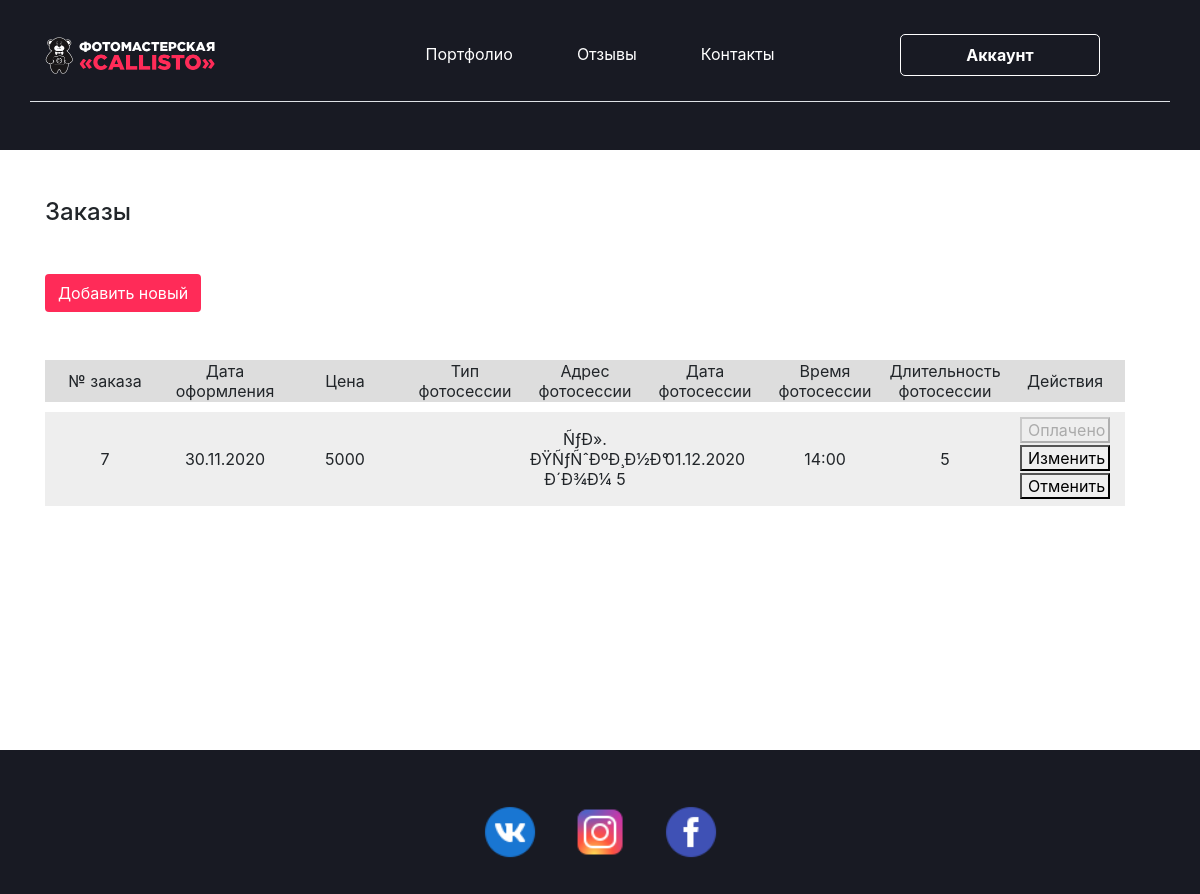
The app's page /orders.php (signed in), older data.
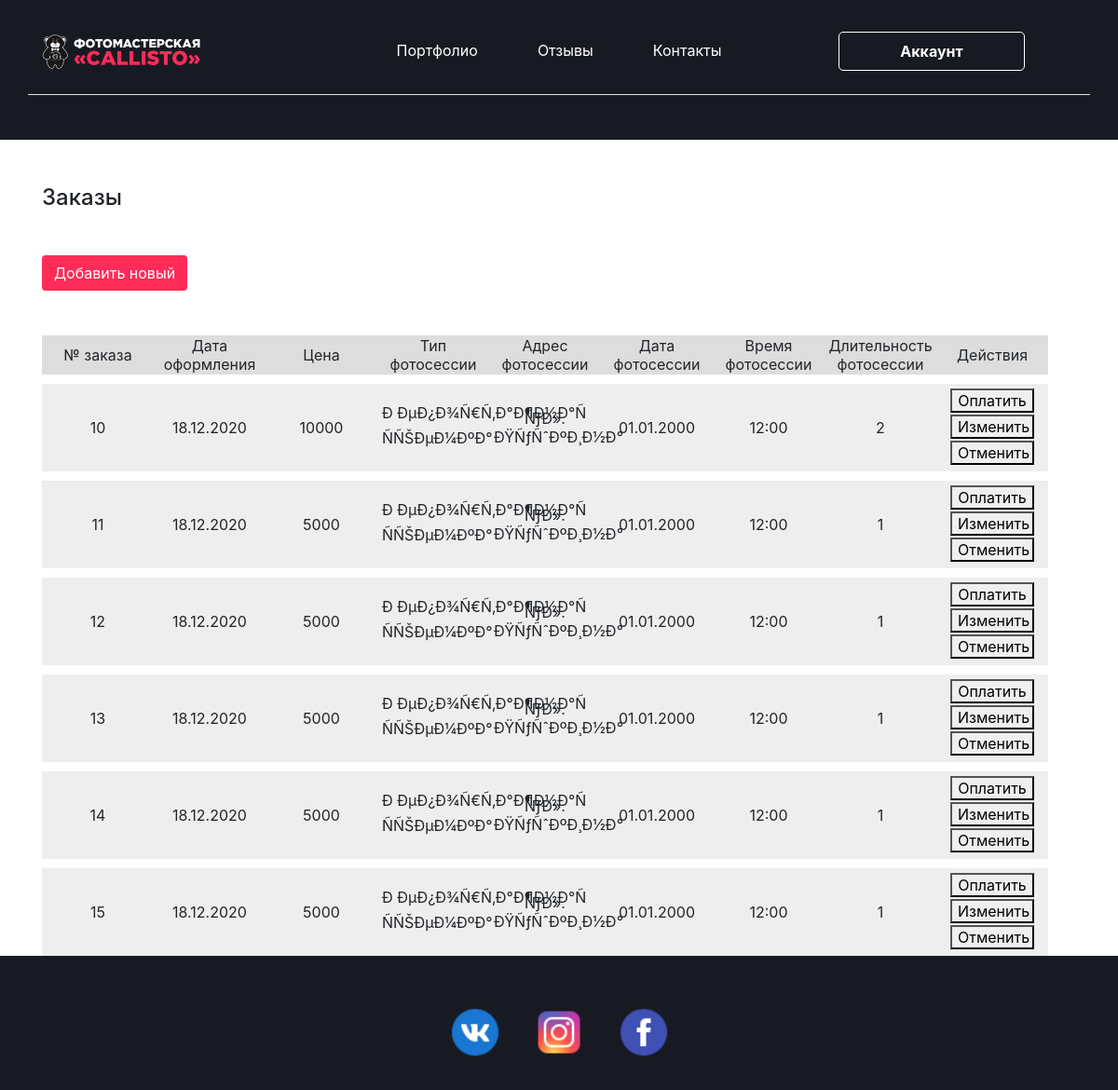
The same page, newer data.
### tables this page shows
CREATE TABLE `orders` (
  `id` int(11) NOT NULL auto_increment,
  `userid` int(11) default NULL,
  `order_date` date default NULL,
  `price` float default NULL,
  `price_paid` tinyint(1) default NULL,
  `photosession_date` date default NULL,
  `photosession_address` tinytext,
  `photosession_time` time default NULL,
  `photosession_timelength` float default NULL,
  `type` tinytext,
  `task_file` tinytext,
  PRIMARY KEY  (`id`)
);

### check.php (called while the page is built, shortened)
<?php
if (isset($_SESSION['id']))
{
    $isLogin = true;
}
else
{
    $isLogin = false;
}
?>

### orders.php (the view, shortened to what this page needs)
<?php
include "header.php";
?>
	<main class="pt-5">
		<div class="container">
			<?php
			if ($isLogin)
			{
				$link = getConnection();
				$query = mysqli_query($link, "SELECT * FROM orders WHERE userid = '".intval($_SESSION['id'])."'");
    			$rows_count = mysqli_num_rows($query);
				function dateToText($date){
					list($year, $month, $day) = explode('-', $date);
					return $day . "." . $month . "." . $year;
				}
				?>
				<h4 class="text-gray mb-5">Заказы</h4>
				<div class="form-group  mb-5">
					<a class="btn btn-accent text-white"  href="add_order.php">Добавить новый</a>
				</div>
				<?php
				if ($rows_count == 0){
					?>
					<h6 class="text-gray mb-5">У вас нет активных заказов</h6>
					<?php
				} else {
					?>
					<table id="orders">
						<thead>
						<tr>
							<td>№ заказа</td>
							<td>Дата оформления</td>
							<td>Цена</td>
							<td>Тип фотосессии</td>
							<td>Адрес фотосессии</td>
							<td>Дата фотосессии</td>
							<td>Время фотосессии</td>
							<td>Длительность фотосессии</td>
							<td>Действия</td>
						</tr>
						</thead>
						<tbody>
					<?php
					while($order = mysqli_fetch_assoc($query)) {
						?>
							<tr>
								<td><?php echo $order["id"]; ?></td>
								<td><?php echo dateToText($order['order_date']); ?></td>
								<td><?php echo $order["price"]; ?></td>
								<td><?php echo $order["type"]; ?></td>
								<td><?php echo $order["photosession_address"]; ?></td>
								<td><?php echo dateToText($order['photosession_date']); ?></td>
								<td><?php list($h, $m, $s) = explode(':', $order['photosession_time']);
									echo $h . ":" . $m; ?></td>
								<td><?php echo $order["photosession_timelength"]; ?></td>
								<td>
									<form method="POST" action="actions.php">
									<?php
										if (!$order["price_paid"]){ ?>
											<button name="pay">Оплатить</button>
											<?php } else { ?>
											<button disabled>Оплачено</button>
									<?php } ?>
									<button  name="change">Изменить</button>
									<button  name="cancel">Отменить</button>
									</form>
								</td>
							</tr>
						<?php
					}
					?>
						</tbody>
					</table>
					<?php
    			}
				?>
			<?php } else {
				header("Location: noaccess.php");
			} ?>
		</div>
	</main>
<?php
include "footer.php";
?>

### header.php (shortened to what this page needs)
<head>
	<link rel="stylesheet" href="https://stackpath.bootstrapcdn.com/bootstrap/4.5.0/css/bootstrap.min.css">
	<link rel="stylesheet" href="style.css">
</head>
<body>
	<?php
		include "check.php";
	?>
	<header class="header py-4">
		<div class="container border-bottom pb-4">
			<div class="row">
				<div class="col-lg-3">
					<img src="src/logo.png" alt="Логотип" class="logo">
				</div>
				<div class="col-lg-6">
					<nav class="nav justify-content-center">
						<?php
							$pagename = basename(parse_url($_SERVER['REQUEST_URI'], PHP_URL_PATH), ".php");
						?>
						<a <?php echo 'class="nav-link text-white' . (($pagename == "" || $pagename == "index") ? " active" : "") . '"'; ?> href="index.php">Портфолио</a>
						<a <?php echo 'class="nav-link text-white' . ($pagename ==      "reviews" ? " active" : "") . '"'; ?> href="reviews.php">Отзывы</a>
						<a <?php echo 'class="nav-link text-white' . ($pagename == "contacts" ? " active" : "") . '"'; ?> href="contacts.php">Контакты</a>
					</nav>
				</div>
				<div class="col-lg-3">
					<?php
						if ($isLogin){ ?>
							<button id="account_btn" class="open-button" onclick="toggleForm()">Аккаунт</button>
						<?php } ?>
				</div>
			</div>
		</div>
	</header>

### footer.php
<div class="footer">
					<button class="btn btn-default">
						<img src="src/vk.png" width="60" />
					</button>
					<button class="btn btn-default">
						<img src="src/inst.png" width="60" />
					</button>
					<button class="btn btn-default">
						<img src="src/fs.png" width="60" />
					</button>
				</div>
</body>
</html>

### style.css (style rules this page uses)
body { background-color: #181a23; padding: 10px 0; }
.footer { margin-top: 30px; width: 100%; padding: 15px; text-align: center; }
main { min-height: 600px; background-color: white; }
.logo { max-width: 180px; }
.nav-link { padding: .5rem 2rem; }
.btn-accent { background: #ff2b58; }
.col-lg-3 { padding-right: 0px; }
.open-button { border-radius: 5px; border: 1px solid #ffffff; background-color: #181a23; padding: 8px 24px; margin-right: 10px; color: white; font-weight: bold; height: 42px; display: inline-block; cursor: pointer; }
#account_btn { width: 200px; }
#orders td { max-width: 120px; min-width: 120px; text-align: center; }
#orders thead { background-color: #DDD; }
#orders thead tr { padding-bottom: 20px; }
#orders tbody td { background-color: #EEE; border-top: 10px solid white; padding: 5px; }
#orders form { margin: 0; }
#orders form button { margin-bottom: 2px; width: 90px; }

Row changes from the older to the newer data that the page shows:
removed orders: id "7", order_date "30.11.2020", price "5000", photosession_address "ÑƒÐ». ÐŸÑƒÑˆÐºÐ¸Ð½Ð° Ð´Ð¾Ð¼ 5", photosession_date "01.12.2020", h "14", m "00", photosession_timelength "5", price_paid "Оплачено"
added orders: id "10", order_date "18.12.2020", price "10000", type "Ð ÐµÐ¿Ð¾Ñ€Ñ‚Ð°Ð¶Ð½Ð°Ñ ÑÑŠÐµÐ¼ÐºÐ°", photosession_address "ÑƒÐ». ÐŸÑƒÑˆÐºÐ¸Ð½Ð°", photosession_date "01.01.2000", h "12", m "00", photosession_timelength "2", price_paid "Оплатить"
added orders: id "11", order_date "18.12.2020", price "5000", type "Ð ÐµÐ¿Ð¾Ñ€Ñ‚Ð°Ð¶Ð½Ð°Ñ ÑÑŠÐµÐ¼ÐºÐ°", photosession_address "ÑƒÐ». ÐŸÑƒÑˆÐºÐ¸Ð½Ð°", photosession_date "01.01.2000", h "12", m "00", photosession_timelength "1", price_paid "Оплатить"
added orders: id "12", order_date "18.12.2020", price "5000", type "Ð ÐµÐ¿Ð¾Ñ€Ñ‚Ð°Ð¶Ð½Ð°Ñ ÑÑŠÐµÐ¼ÐºÐ°", photosession_address "ÑƒÐ». ÐŸÑƒÑˆÐºÐ¸Ð½Ð°", photosession_date "01.01.2000", h "12", m "00", photosession_timelength "1", price_paid "Оплатить"
added orders: id "13", order_date "18.12.2020", price "5000", type "Ð ÐµÐ¿Ð¾Ñ€Ñ‚Ð°Ð¶Ð½Ð°Ñ ÑÑŠÐµÐ¼ÐºÐ°", photosession_address "ÑƒÐ». ÐŸÑƒÑˆÐºÐ¸Ð½Ð°", photosession_date "01.01.2000", h "12", m "00", photosession_timelength "1", price_paid "Оплатить"
added orders: id "14", order_date "18.12.2020", price "5000", type "Ð ÐµÐ¿Ð¾Ñ€Ñ‚Ð°Ð¶Ð½Ð°Ñ ÑÑŠÐµÐ¼ÐºÐ°", photosession_address "ÑƒÐ». ÐŸÑƒÑˆÐºÐ¸Ð½Ð°", photosession_date "01.01.2000", h "12", m "00", photosession_timelength "1", price_paid "Оплатить"
added orders: id "15", order_date "18.12.2020", price "5000", type "Ð ÐµÐ¿Ð¾Ñ€Ñ‚Ð°Ð¶Ð½Ð°Ñ ÑÑŠÐµÐ¼ÐºÐ°", photosession_address "ÑƒÐ». ÐŸÑƒÑˆÐºÐ¸Ð½Ð°", photosession_date "01.01.2000", h "12", m "00", photosession_timelength "1", price_paid "Оплатить"
